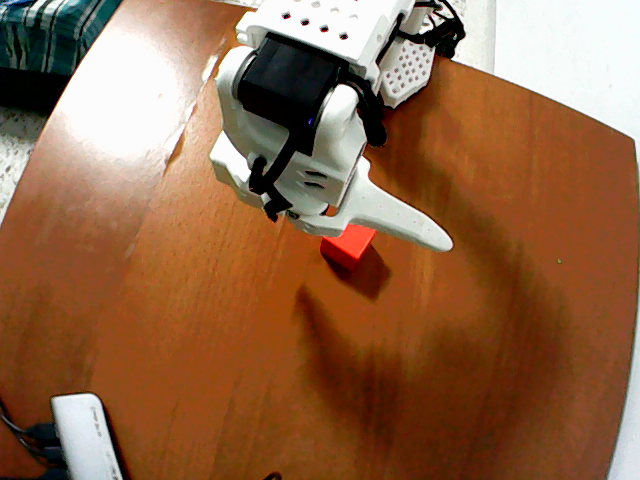
#> input picture sim_mujoco/assets/home/photo_front.png, 640 x 480 px, given in place of the camera
$ python cube_fallback.py detect
#> lines starting #> are read from the running program, lines starting #| are printed output that depends on the picture; after the words box and inside, x2 and y2 are one past the last pixel; in counts of white or black regions, pixels touching at a corner belong together
### local/cameras.py
"""Minimal two-camera capture helper using OpenCV."""

import cv2


class CameraManager:
    """Opens a wrist camera and a third-person camera and captures single frames."""

    def __init__(self, wrist_id=0, third_id=1, jpeg_quality=80):
        self.jpeg_quality = jpeg_quality

        self.wrist_cap = cv2.VideoCapture(wrist_id)
        if not self.wrist_cap.isOpened():
            raise RuntimeError(f"Could not open wrist camera (id={wrist_id})")

        self.third_cap = cv2.VideoCapture(third_id)
        if not self.third_cap.isOpened():
            raise RuntimeError(f"Could not open third-person camera (id={third_id})")

    def capture(self):
        """Grabs one frame from each camera. Returns (wrist_frame, third_frame)."""
        ok_wrist, wrist_frame = self.wrist_cap.read()
#> wrist_frame is the input picture: shape (480, 640, 3); mean B, G, R 72.4, 102.9, 144.1
        if not ok_wrist:
            raise RuntimeError("Failed to read frame from wrist camera")

        ok_third, third_frame = self.third_cap.read()
        if not ok_third:
            raise RuntimeError("Failed to read frame from third-person camera")

        return wrist_frame, third_frame

    # [8 lines left out: function encode_jpeg, not called in this run]

    def close(self):
        self.wrist_cap.release()
        self.third_cap.release()

### local/cube_fallback.py
"""Fallback baseline (not learning-based): find the red cube in the third-person camera with OpenCV,
map it onto the table with a touch-calibrated homography, and grasp + lift it with inverse kinematics.
ACT stays the primary method; this is for comparison or when ACT cannot grasp the real cube.

    cd local
    python cube_fallback.py detect                 # live red-cube detection on the third-person camera (no arm)
    python cube_fallback.py calibrate              # torque OFF: "grasp" the cube by hand at >= 5 spots
    python cube_fallback.py verify                 # torque OFF: 3 new spots; must pass before anything moves
    python cube_fallback.py run                    # plan only: detection -> table xy -> IK -> joint targets
    python cube_fallback.py run --execute          # verified calibration + typed "yes": grasp, lift, put back

Calibration by touch, no tape measure: with torque off, lower the OPEN gripper around the cube as if
grasping it (fingers pointing down, cube centred between the jaws, fingertips about half-way down).
Forward kinematics of that pose gives the cube's position in the robot frame; the camera gives its
pixel; >= 5 such pairs fit the pixel -> table homography, and their heights give the grasp height.
`verify` repeats this at new spots and compares with what the camera + homography predicted; it
only passes if every spot is within VERIFY_XY_CM and the heights agree, which checks the camera
model, the kinematics below and the LeRobot-degrees -> MJCF-radians joint convention together.

Kinematics: MuJoCo Menagerie robotstudio_so101 @ 0059d433 (Apache-2.0, as sim_mujoco/setup_hpc.sh
pins), body offsets copied below; tests/test_cube_fallback.py checks them against MuJoCo. Joint
angles: MJCF radians = LeRobot degrees converted (as local/run_act_policy.py; this repo's sim profiles
were fitted to photos of the real arm with it). Execution reuses local/safety.py (is_safe_action,
clip_to_arm, clamp_action) at low speed, stops if a joint stops tracking its command, and refuses
targets outside the calibrated area, out of reach (IK error) or outside the MJCF joint ranges.
Settings: FOLLOWER_PORT / FOLLOWER_ID as for client.py; camera 1 = third person (client.py's).
"""

import argparse
import datetime
import json
import math
import os
import sys
import time
from pathlib import Path

import numpy as np

from action_format import JOINT_ORDER
from safety import ARM_LIMITS, SANITY_RANGE, clamp_action, clip_to_arm, is_safe_action

LOCAL_DIR = Path(__file__).resolve().parent
CALIBRATION_DIR = LOCAL_DIR / "fallback_calibration"

# Menagerie so101.xml @ 0059d433: (pos, quat w x y z) of each moving body, all hinge joints about local z.
CHAIN = [
    ((0.0388353, 0.0, 0.0624), (0.0, 0.0, -1.0, 0.0)),                                  # shoulder: shoulder_pan
    ((-0.0303992, -0.0182778, -0.0542), (1.0, -1.0, -1.0, -1.0)),                       # upper_arm: shoulder_lift
    ((-0.11257, -0.028, 0.0), (1.0, 0.0, 0.0, 1.0)),                                     # lower_arm: elbow_flex
    ((-0.1349, 0.0052, 0.0), (1.0, 0.0, 0.0, -1.0)),                                     # wrist: wrist_flex
    ((5.55112e-17, -0.0611, 0.0181), (0.0172091, -0.0172091, 0.706897, 0.706897)),      # gripper: wrist_roll
]
# "gripperframe" site: between the fingertips; x points along the fingers, z is the jaw closing axis.
TIP = ((0.012, -0.000218, -0.098127), (1.0, 0.0, 1.0, 0.0))
RANGE_RAD = [(-1.91986, 1.91986), (-1.7453293, 1.7453293), (-1.69, 1.69), (-1.658063, 1.658063),
             (-2.7438473, 2.8412063)]
DOWN = np.array([0.0, 0.0, -1.0])

IK_POS_TOL_M = 0.005
# Fingers must be near vertical at the grasp; above/descend/lift may tilt (high targets near the base
# need more than wrist_flex's 95 deg to point straight down), position always has to be exact.
IK_DOWN_TOL_DEG = {"grasp": 8.0, "descend": 20.0, "above": 30.0, "lift": 30.0}
IK_DOWN_WEIGHT = {"grasp": 0.1, "descend": 0.03, "above": 0.01, "lift": 0.01}
VERIFY_XY_CM = 2.0
VERIFY_Z_CM = 2.5
MIN_POINTS = 5
WORKSPACE_MARGIN_M = 0.03     # how far outside the calibrated spots a cube may be
APPROACH_M = 0.06             # pre-grasp height above the grasp
LIFT_M = 0.10
SPEED_DEG_S = 30.0
FPS = 30.0
TRACK_LIMIT_DEG = 12.0


# ---- kinematics ------------------------------------------------------------------------------

def _rot(quat):
    w, x, y, z = np.asarray(quat, dtype=float) / np.linalg.norm(quat)
    return np.array([[1 - 2 * (y * y + z * z), 2 * (x * y - w * z), 2 * (x * z + w * y)],
                     [2 * (x * y + w * z), 1 - 2 * (x * x + z * z), 2 * (y * z - w * x)],
                     [2 * (x * z - w * y), 2 * (y * z + w * x), 1 - 2 * (x * x + y * y)]])


def _tf(pos, rot):
    t = np.eye(4)
    t[:3, :3], t[:3, 3] = rot, pos
    return t


_LINKS = [_tf(p, _rot(q)) for p, q in CHAIN]
_TIP = _tf(TIP[0], _rot(TIP[1]))


# [8 lines left out: function fk, not called in this run]


def arm_to_rad(state):
    """Arm frame dict (LeRobot degrees) -> 5 MJCF radians."""
    return np.radians([state[n] for n in JOINT_ORDER[:5]])


# [41 lines left out: functions ik, jaw_yaw, not called in this run]


def wrap90(a):
    """Angle difference modulo a cube's 90 deg symmetry, in [-45, 45) deg (radians in, radians out)."""
    return (a + math.pi / 4) % (math.pi / 2) - math.pi / 4


# ---- vision --------------------------------------------------------------------------------------

def detect_red_cube(bgr, min_area=150, s_min=120, v_min=70):
    """Largest red blob: dict(u, v, area, box (4, 2) pixel corners) or None. Red wraps around hue 0."""
#> called with min_area = 150, s_min = 120, v_min = 70
    import cv2

    hsv = cv2.cvtColor(bgr, cv2.COLOR_BGR2HSV)
#> hsv: shape (480, 640, 3); mean H, S, V 27.6, 157.4, 146.2
    mask = cv2.inRange(hsv, (0, s_min, v_min), (10, 255, 255)) | cv2.inRange(hsv, (170, s_min, v_min), (180, 255, 255))
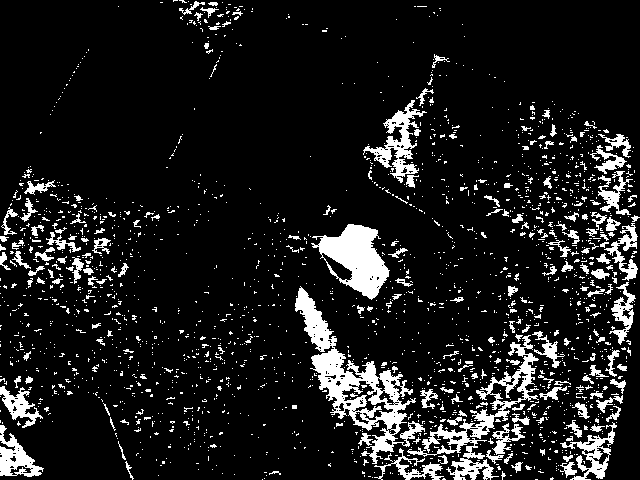
#> mask: shape (480, 640); 11.1% white; 2062 white regions (1870 under 20 px), largest, box (x1, y1, x2, y2) and area: (295, 286, 425, 464) 5368, (407, 335, 539, 480) 3163, (311, 224, 390, 300) 2989
    kernel = np.ones((5, 5), np.uint8)
    mask = cv2.morphologyEx(cv2.morphologyEx(mask, cv2.MORPH_OPEN, kernel), cv2.MORPH_CLOSE, kernel)
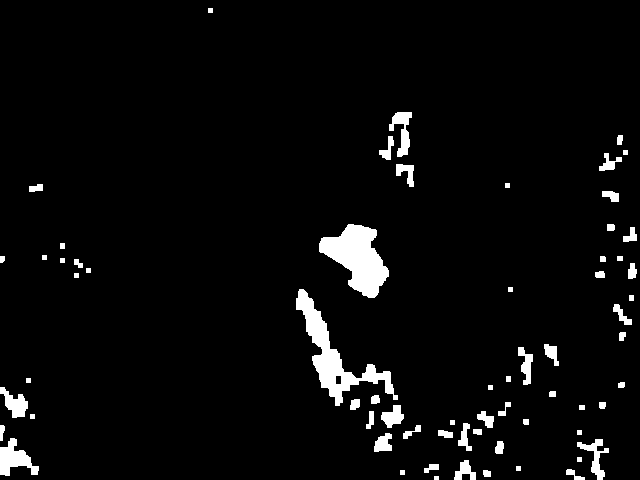
#> mask: shape (480, 640); 4.1% white; 66 white regions
    contours, _ = cv2.findContours(mask, cv2.RETR_EXTERNAL, cv2.CHAIN_APPROX_SIMPLE)
#> contours = 66 contours, 17 with area under 20; largest, box (x1, y1, x2, y2) and area: (319, 224, 389, 298) 2700, (296, 289, 398, 406) 2586, (0, 438, 39, 476) 672, (389, 112, 412, 157) 420, (0, 387, 28, 418) 394
    if not contours:
        return None
    c = max(contours, key=cv2.contourArea)
#> c = contour of 117 points, box (x1, y1, x2, y2) (319, 224, 389, 298), area 2700
    area = float(cv2.contourArea(c))
#> area = 2699.5
    if area < min_area:
        return None
    m = cv2.moments(c)
#> m = moments, m00 2699.5, centre m10/m00, m01/m00 = (357.3, 257.8)
    return {"u": m["m10"] / m["m00"], "v": m["m01"] / m["m00"], "area": area,
            "box": cv2.boxPoints(cv2.minAreaRect(c)).tolist()}


# [14 lines left out: function fit_homography, not called in this run]


def apply_h(h, pixels):
    p = np.hstack([np.asarray(pixels, dtype=np.float64), np.ones((len(pixels), 1))]) @ np.asarray(h).T
    return p[:, :2] / p[:, 2:3]


# [62 lines left out: functions cube_on_table, inside_workspace, check_safe, gripper_floored, plan_grasp, not called in this run]


def to_arm(q, gripper):
    return [math.degrees(v) for v in q] + [float(gripper)]


# ---- calibration files -------------------------------------------------------------------------

def cal_path(robot_id):
    return CALIBRATION_DIR / f"{robot_id}.json"


def load_cal(robot_id):
    p = cal_path(robot_id)
    return json.loads(p.read_text()) if p.is_file() else None


# [34 lines left out: functions save_cal, build_cal, verify_errors, execute_gate, not called in this run]


# ---- hardware commands -------------------------------------------------------------------------

def open_hardware(args, need_robot=True):
    from cameras import CameraManager

    cameras = CameraManager(wrist_id=args.wrist_cam, third_id=args.third_cam)
    robot = None
    if need_robot:
        from robot import SO101Robot

        if not args.port:
            sys.exit("set FOLLOWER_PORT or pass --port")
        robot = SO101Robot(args.port, args.robot_id)
        robot.connect()
    return cameras, robot


# [23 lines left out: functions detect_once, touch_spot, not called in this run]


def cmd_detect(args):
    import cv2

    cameras, _ = open_hardware(args, need_robot=False)
    print("q quits")
    try:
        while True:
            _, frame = cameras.capture()
            det = detect_red_cube(frame, args.min_area)
#> det = {'u': 357.3, 'v': 257.8, 'area': 2699.5, 'box': [[365.8, 304.2], [313.4, 244.7], [356, 207.2], [408.4, 266.8]]}
            if det:
                cv2.polylines(frame, [np.int32(det["box"])], True, (0, 255, 0), 2)
                cv2.putText(frame, f"({det['u']:.0f},{det['v']:.0f}) area {det['area']:.0f}", (10, 30),
                            cv2.FONT_HERSHEY_SIMPLEX, 0.8, (0, 255, 0), 2)
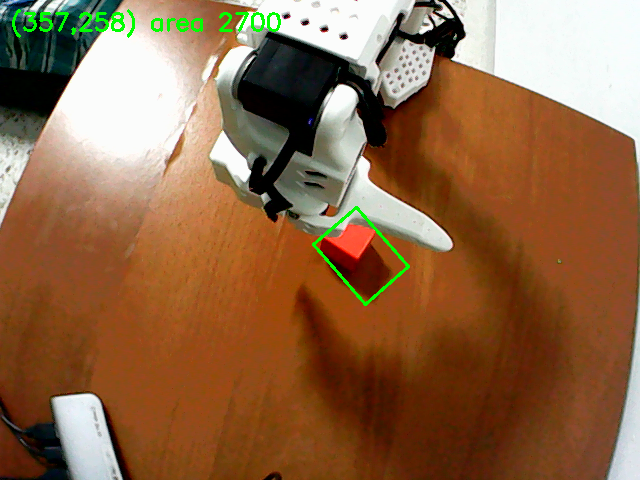
#> frame: shape (480, 640, 3); mean B, G, R 71.5, 104.1, 142.8
            cv2.imshow("red cube (third-person camera)", frame)
            if cv2.waitKey(30) & 0xFF == ord("q"):
#> (key q is pressed here)
                break
    finally:
        cameras.close()


# [148 lines left out: functions cmd_calibrate, cmd_verify, move_to, settle, cmd_run, not called in this run]


def main():
    ap = argparse.ArgumentParser(description=__doc__, formatter_class=argparse.RawDescriptionHelpFormatter)
    ap.add_argument("command", choices=["detect", "calibrate", "verify", "run"])
    ap.add_argument("--port", default=os.environ.get("FOLLOWER_PORT"))
    ap.add_argument("--robot-id", default=os.environ.get("FOLLOWER_ID", "home_follower"))
    ap.add_argument("--wrist-cam", type=int, default=0)
    ap.add_argument("--third-cam", type=int, default=1)
    ap.add_argument("--min-area", type=float, default=150.0, help="smallest red blob (pixels) taken as the cube")
    ap.add_argument("--cube-size", type=float, default=0.03, help="cube edge, metres (recorded with the calibration)")
    ap.add_argument("--verify-spots", type=int, default=3)
    ap.add_argument("--execute", action="store_true", help="run: actually move (needs a verified calibration)")
    ap.add_argument("--open-pct", type=float, default=90.0)
    ap.add_argument("--close-pct", type=float, default=15.0, help="gripper target when closing (below contact)")
    ap.add_argument("--gripper-floor", type=float, default=None, help="as client.py (default ARM_LIMITS)")
    ap.add_argument("--no-align-roll", action="store_true", help="keep wrist_roll as is (no jaw/cube alignment)")
    args = ap.parse_args()
    {"detect": cmd_detect, "calibrate": cmd_calibrate, "verify": cmd_verify, "run": cmd_run}[args.command](args)


if __name__ == "__main__":
    main()
